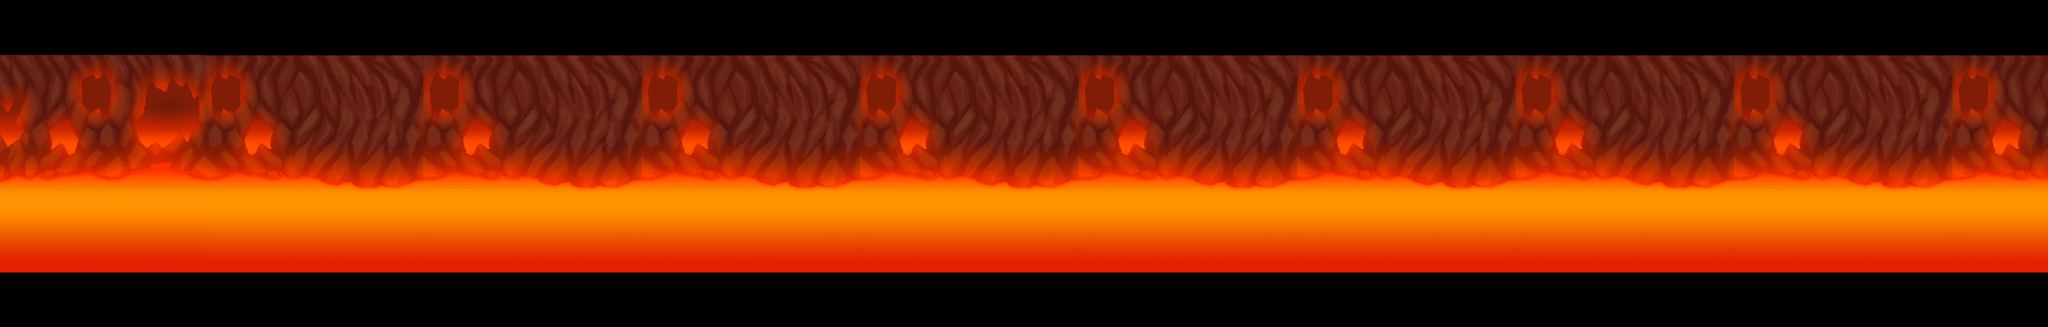

The image is a tile-based game level rendered from a .tmx file. Its description and source (layers, tilesets, objects; grid data summarised) follow:
An orthogonal 150x24 tile map with 32x32 px tiles, 1 tile layer (Layer).

<map version="1.10" tiledversion="1.10.2" orientation="orthogonal" renderorder="right-down" width="150" height="24" tilewidth="32" tileheight="32" infinite="0" nextlayerid="3" nextobjectid="1">
 <tileset firstgid="1" name="Cave" tilewidth="32" tileheight="32" tilecount="6400" columns="80">
  <image source="cave_assets.png" width="2569" height="2563" />
 </tileset>
 <layer id="1" name="Layer" width="150" height="24">
  <data>[3600 cells, 2400 non-empty, 496 distinct tile ids]</data>
 </layer>
</map>
